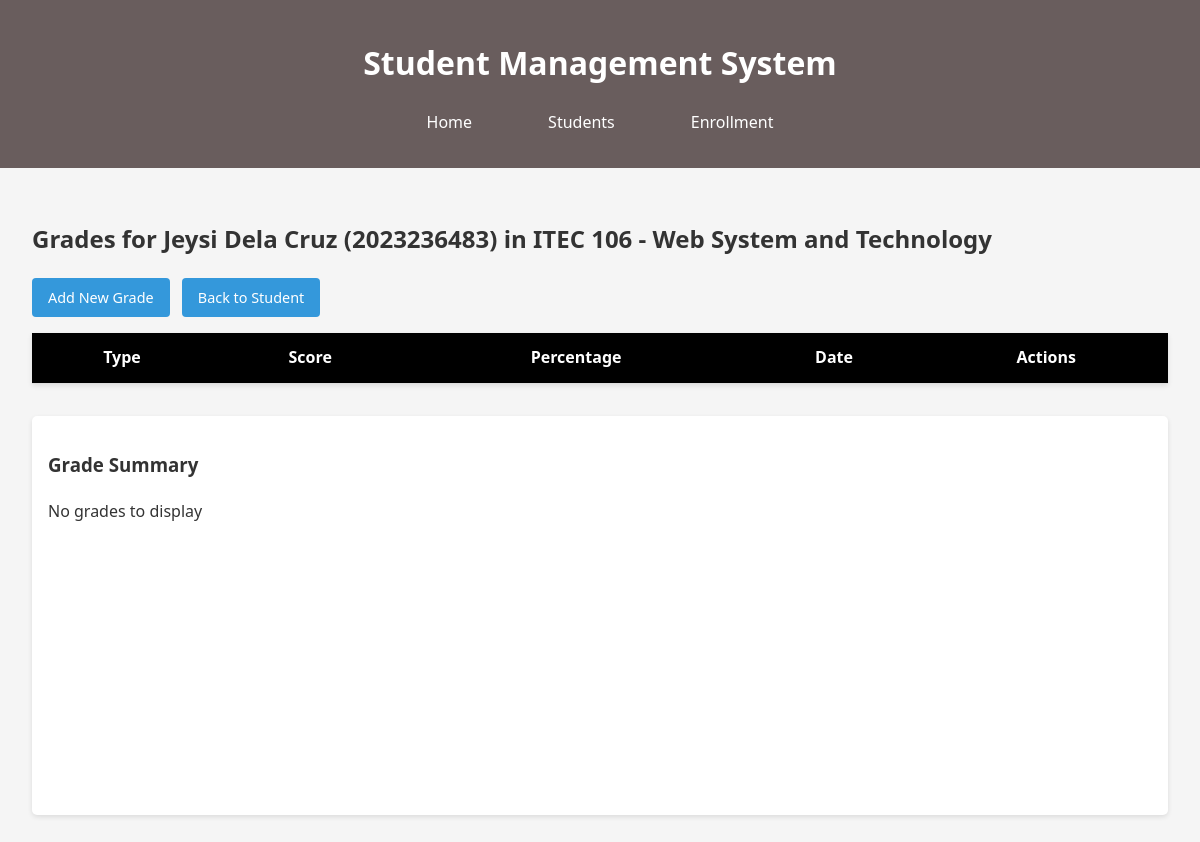
Screenshot of /enrollments/8/grades/ with the database file from the repository.
### sms_app/models.py (models this page shows, shortened)
class Enrollment(models.Model):
    student = models.ForeignKey(Student, on_delete=models.CASCADE)
    subject = models.ForeignKey(Subject, on_delete=models.CASCADE)
    enrollment_date = models.DateField(auto_now_add=True)
    class Meta:
        unique_together = ('student', 'subject')

class Student(models.Model):
    student_id = models.CharField(max_length=20, unique=True)
    first_name = models.CharField(max_length=100)
    last_name = models.CharField(max_length=100)
    email = models.EmailField()
    date_of_birth = models.DateField()
    address = models.TextField()
    phone_number = models.CharField(max_length=15)
    def __str__(self):
        return f"{self.first_name} {self.last_name} ({self.student_id})"

class Subject(models.Model):
    code = models.CharField(max_length=10, unique=True)
    name = models.CharField(max_length=100)
    description = models.TextField()
    def __str__(self):
        return f"{self.code} - {self.name}"

### sms_app/views.py (the view)
# urls.py: path('enrollments/<int:enrollment_id>/grades/', views.grade_list, name='grade_list'),
def grade_list(request, enrollment_id):
    enrollment = get_object_or_404(Enrollment, id=enrollment_id)
    grades = Grade.objects.filter(enrollment=enrollment)
    return render(request, 'grades/list.html', {
        'enrollment': enrollment,
        'grades': grades
    })

### templates/grades/list.html (shortened to what this page needs)
{% extends 'base.html' %}
{% block content %}
    <h2>Grades for {{ enrollment.student }} in {{ enrollment.subject }}</h2>
    <a href="{% url 'grade_create' enrollment.id %}" class="btn">Add New Grade</a>
    <a href="{% url 'student_detail' enrollment.student.student_id %}" class="btn">Back to Student</a>
    <table>
        <thead>
            <tr>
                <th>Type</th>
                <th>Score</th>
                <th>Percentage</th>
                <th>Date</th>
                <th>Actions</th>
            </tr>
        </thead>
    </table>
    <div class="grade-summary">
        <h3>Grade Summary</h3>
        <div id="gradeChart"></div>
    </div>
{% endblock %}

### sms_app/static/css/sms.css (style rules this page uses)
body { font-family: 'Segoe UI', Tahoma, Geneva, Verdana, sans-serif; line-height: 1.6; margin: 0; padding: 0; color: #333; background-color: #f5f5f5; }
table { width: 100%; border-collapse: collapse; margin: 1rem 0; background: white; box-shadow: 0 2px 5px rgba(0,0,0,0.1); }
th, td { padding: 0.75rem; text-align: center; border-bottom: 1px solid #ddd; }
th { background-color: #000000; color: white; }
.btn { display: inline-block; padding: 0.5rem 1rem; background-color: #3498db; color: white; text-decoration: none; border-radius: 4px; border: none; cursor: pointer; font-size: 0.9rem; margin-right: 0.5rem; }
.grade-summary { margin-top: 2rem; background: white; padding: 1rem; border-radius: 5px; box-shadow: 0 2px 5px rgba(0,0,0,0.1); }
#gradeChart { height: 300px; margin-top: 1rem; }

### rows the page displays
Enrollment: student "Jeysi Dela Cruz (2023236483)", subject "ITEC 106 - Web System and Technology"
